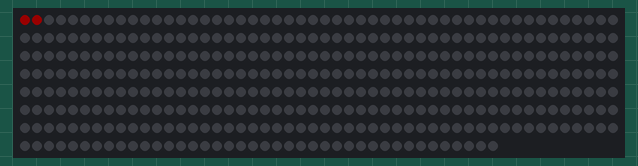
Recording of a sketch running on a simulated Arduino Uno, built with avr-gcc and run on an emulated ATmega328P. Parts: 390 RGB LEDs in strip order, left to right, continuing on the next row. Dim RGB values are drawn brighter than linear.

Above: at 0.31 s.
At 20.01 s:
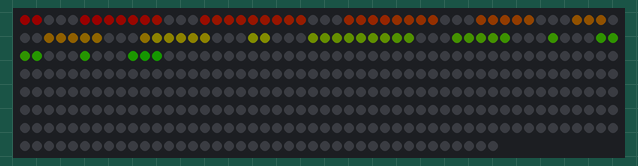
At 31.7 s:
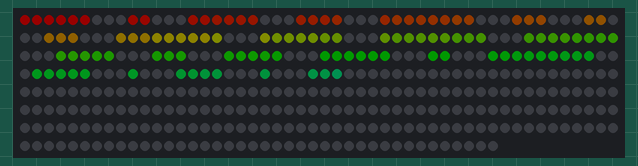
At 35.67 s:
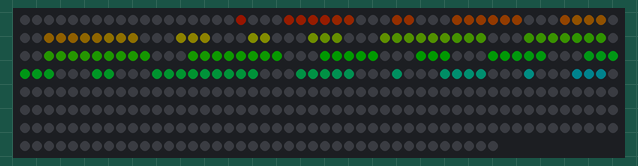
At 37.65 s:
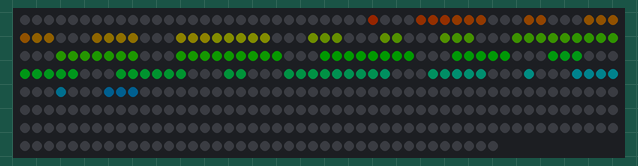
At 39.82 s:
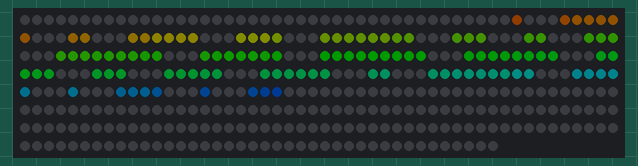

The sketch:

Pi.ino
```cpp
#include <Adafruit_NeoPixel.h>
#ifdef __AVR__
  #include <avr/power.h>
#endif

#define NUM_LEDS 390
#define PI_NUMS 135
#define BRIGHTNESS 25
#define PIN_NUMBER 7

Adafruit_NeoPixel strip = Adafruit_NeoPixel(NUM_LEDS, PIN_NUMBER, NEO_GRB + NEO_KHZ800);

bool charstack[] = {true, true, true, false, true, false, true, true, true, true, false, true, false, true, true, true, true, true, false, true, true, true, true, true, true, true, true, true, false, true, true, false, true, true, true, true, true, true, false, true, true, true, true, true, false, true, true, true, false, true, true, true, true, true, false, true, true, true, true, true, true, true, true, false, true, true, true, true, true, true, true, true, true, false, true, true, true, true, true, true, true, false, true, true, true, true, true, true, true, true, true, false, true, true, true, false, true, true, false, true, true, true, false, true, true, true, true, true, true, true, true, false, true, true, true, true, false, true, true, true, true, true, true, false, true, true, false, true, true, true, true, true, true, false, true};
bool leds[NUM_LEDS];

void setup() {
  Serial.begin(115200);
  // This is for Trinket 5V 16MHz, you can remove these three lines if you are not using a Trinket
  #if defined (__AVR_ATtiny85__)
    if (F_CPU == 16000000) clock_prescale_set(clock_div_1);
  #endif
  // End of trinket special code

  initStrip(&strip);
}

void initStrip(Adafruit_NeoPixel* strip) {
  strip->setBrightness(BRIGHTNESS);
  strip->begin();
  strip->show();
}

void loop() {
  piMorse(&strip, 150);
}

void piMorse(Adafruit_NeoPixel* strip, uint16_t wait) {
  for(uint16_t i=0; i<strip->numPixels(); i++) {
    leds[i] = false;
  }

  int currentLetter = 0;
  int charstackUsed = PI_NUMS;
  int currentCharstack = 0;
  int zeroes = 0;
  int looping = strip->numPixels();
  while(looping > 0) {
    // when all morse is used, allow for snake tail to reach end
    if(currentCharstack >= charstackUsed){
      looping--;
    }

    // move all by one
    for(uint16_t i=strip->numPixels()-1; i>=1; i--) {
      leds[i] = leds[i-1];
    }

    if (currentCharstack < charstackUsed) {
        leds[0] = charstack[currentCharstack];
        if((leds[0]==false) && (zeroes<3-1)) {
          zeroes++;
        } else {
          currentCharstack++;
          zeroes = 0;
        }
    }
    else {
        leds[0] = false;
    }

    // set colors
    for(int i=0; i<strip->numPixels(); i++) {
      if(leds[i]) {
        strip->setPixelColor(i, Wheel(strip, ((i * 256 / strip->numPixels()) + currentLetter) & 255));
      } else {
        strip->setPixelColor(i, strip->Color(0,0,0));
      }
    }
    strip->show();
    delay(wait);
  }
}

void solidColor(Adafruit_NeoPixel* strip, uint32_t c, uint16_t wait) {
  for(uint16_t i=0; i<strip->numPixels(); i++) {
    strip->setPixelColor(i, c);
  }
  strip->show();
  delay(wait);
}

// Fill the dots one after the other with a color
void colorWipe(Adafruit_NeoPixel* strip, uint32_t c, uint16_t wait) {
  for(uint16_t i=0; i<strip->numPixels(); i++) {
    strip->setPixelColor(i, c);
    strip->show();
    delay(wait);
  }
}


// Slightly different, this makes the rainbow equally distributed throughout
void rainbowCycle(Adafruit_NeoPixel* strip, uint16_t wait) {
  uint16_t i, j;

  for(j=0; j<256 * 5; j++) { // 5 cycles of all colors on wheel
    for(i=0; i< strip->numPixels(); i++) {
      strip->setPixelColor(i, Wheel(strip, ((i * 256 / strip->numPixels()) + j) & 255));
    }
    strip->show();
    delay(wait);
  }
}

void rainbow(Adafruit_NeoPixel* strip, uint16_t wait) {
  uint16_t i, j;

  for(j=0; j<256; j++) {
    for(i=0; i<strip->numPixels(); i++) {
      strip->setPixelColor(i, Wheel(strip, (i+j) & 255));
    }
    strip->show();
    delay(wait);
  }
}

// Input a value 0 to 255 to get a color value.
// The colours are a transition r - g - b - back to r.
uint32_t Wheel(Adafruit_NeoPixel* strip, byte WheelPos) {
  WheelPos = 255 - WheelPos;
  if(WheelPos < 85) {
    return strip->Color(255 - WheelPos * 3, 0, WheelPos * 3,0);
  }
  if(WheelPos < 170) {
    WheelPos -= 85;
    return strip->Color(0, WheelPos * 3, 255 - WheelPos * 3,0);
  }
  WheelPos -= 170;
  return strip->Color(WheelPos * 3, 255 - WheelPos * 3, 0,0);
}
```
